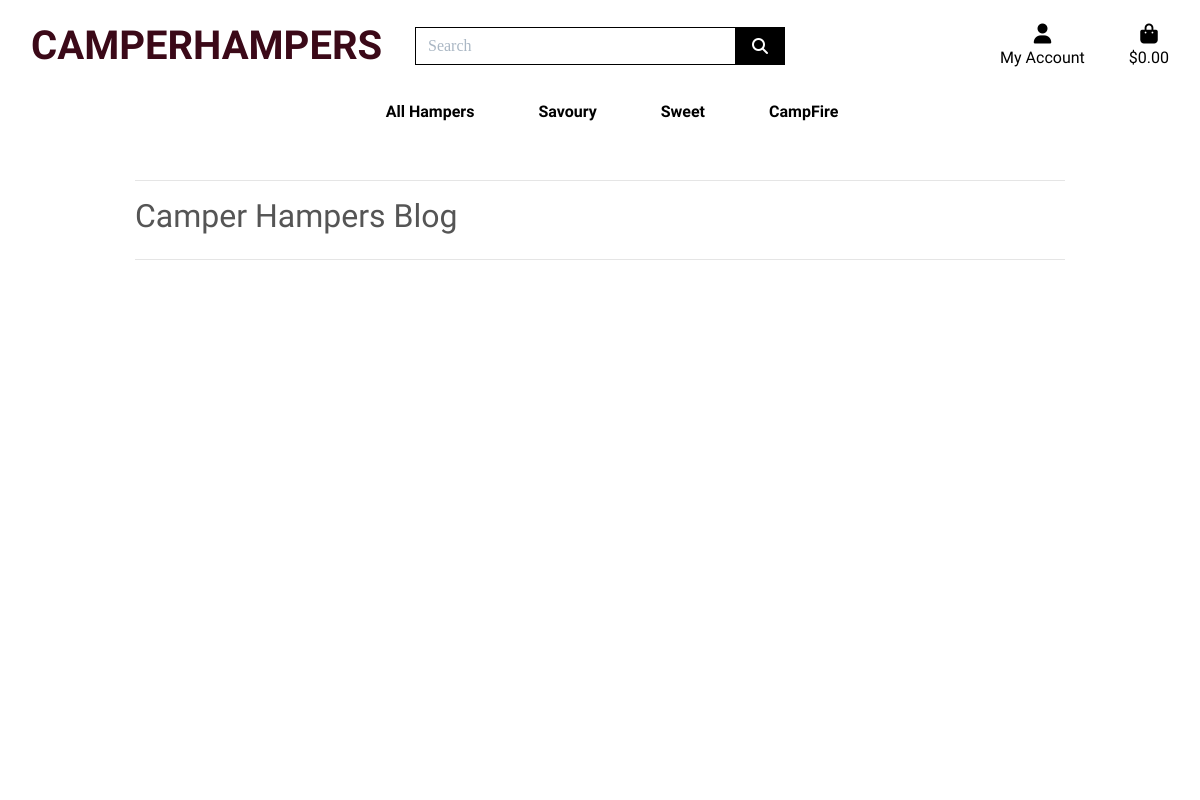
The page /blog/ on the database as committed earlier.
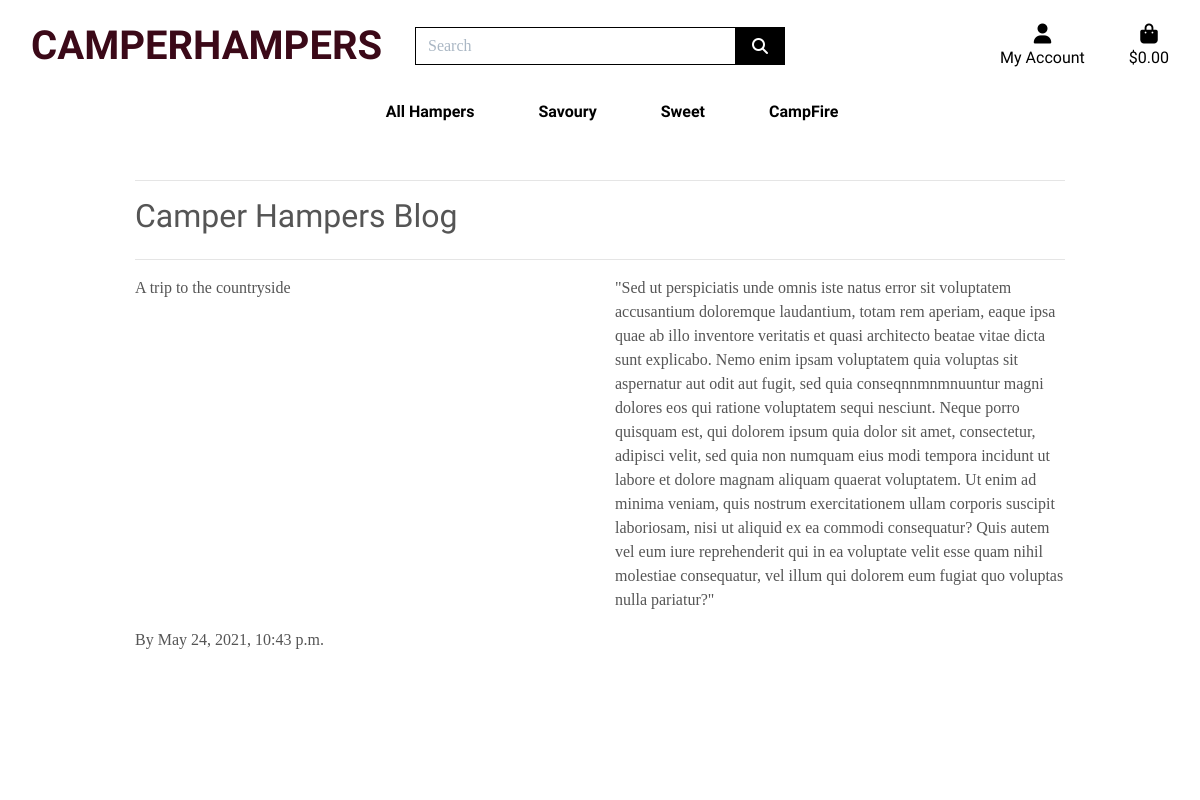
The same page on the database as committed later.
### blog/models.py (models this page shows, shortened)
class OwnerBlog(models.Model):
    blog_title = models.CharField(max_length=254)
    blog_content = models.TextField(blank=True, null=True, default='')
    date_added = models.DateTimeField(default=timezone.now)
    class Meta:
        ordering = ['-date_added']

### blog/views.py (the view)
# urls.py: path('', views.blog, name='blog'),
def blog(request):
    blog = OwnerBlog.objects.all()
    context = {
        'blog': blog,
    }
    return render(request, 'blog/blog.html', context)

### bag/contexts.py (called while the page is built, shortened)
def bag_contents(request):
    bag_items = []
    total = 0
    product_count = 0
    bag = request.session.get('bag', {})
    delivery = total * Decimal(settings.STANDARD_DELIVERY_PERCENTAGE / 100)
    grand_total = delivery + total
    context = {
        'bag_items': bag_items,
        'total': total,
        'product_count': product_count,
        'delivery': delivery,
        'grand_total': grand_total,
    }
    return context

### blog/templates/blog/blog.html (shortened to what this page needs)
{% extends "base.html" %}
{% load static %}
{% block extra_css %}
    <link rel="stylesheet" href="{% static 'profiles/css/profile.css' %}">
{% endblock %}
{% block page_header %}
    <div class="container header-container">
    </div>
{% endblock %}
{% block content %}
    <div class="overlay"></div>
    <div class="container">
        <div class="row">
            <div class="col-12">
                <hr>
                <h2 class="logo-font mb-4">Camper Hampers Blog</h2>
                <hr>
            </div>
        </div>
        <div class="row">
            {% for blog in blog %}
            <div class="col-12 col-lg-6">
                <p>{{ blog.blog_title }}</p>
            </div>
            <div class="col-12 col-lg-6">
                <p>{{ blog.blog_content }}</p>
            </div>
            <div class="col-12 col-lg-6">
                <p>By {{ blog.date_added }}</p>
            </div>
            {% endfor %}
        </div>
    </div>
{% endblock %}

Rows that differ between the two databases and show on the page:
added OwnerBlog: blog_title "A trip to the countryside", blog_content "\"Sed ut perspiciatis unde omnis iste natus error sit voluptatem accusantium doloremque laudantium, totam rem aperiam, eaque ipsa quae ab illo inventore veritatis et quasi architecto beatae vitae dicta sunt explicabo. Nemo enim ipsam voluptatem quia voluptas sit aspernatur aut odit aut fugit, sed quia conseqnnmnmnuuntur magni dolores eos qui ratione voluptatem sequi nesciunt. Neque porro quisquam est, qui dolorem ipsum quia dolor sit amet, consectetur, adipisci velit, sed quia non numquam eius modi tempora incidunt ut labore et dolore magnam aliquam quaerat voluptatem. Ut enim ad minima veniam, quis nostrum exercitationem ullam corporis suscipit laboriosam, nisi ut aliquid ex ea commodi…", date_added "May 24, 2021, 10:43 p.m."
